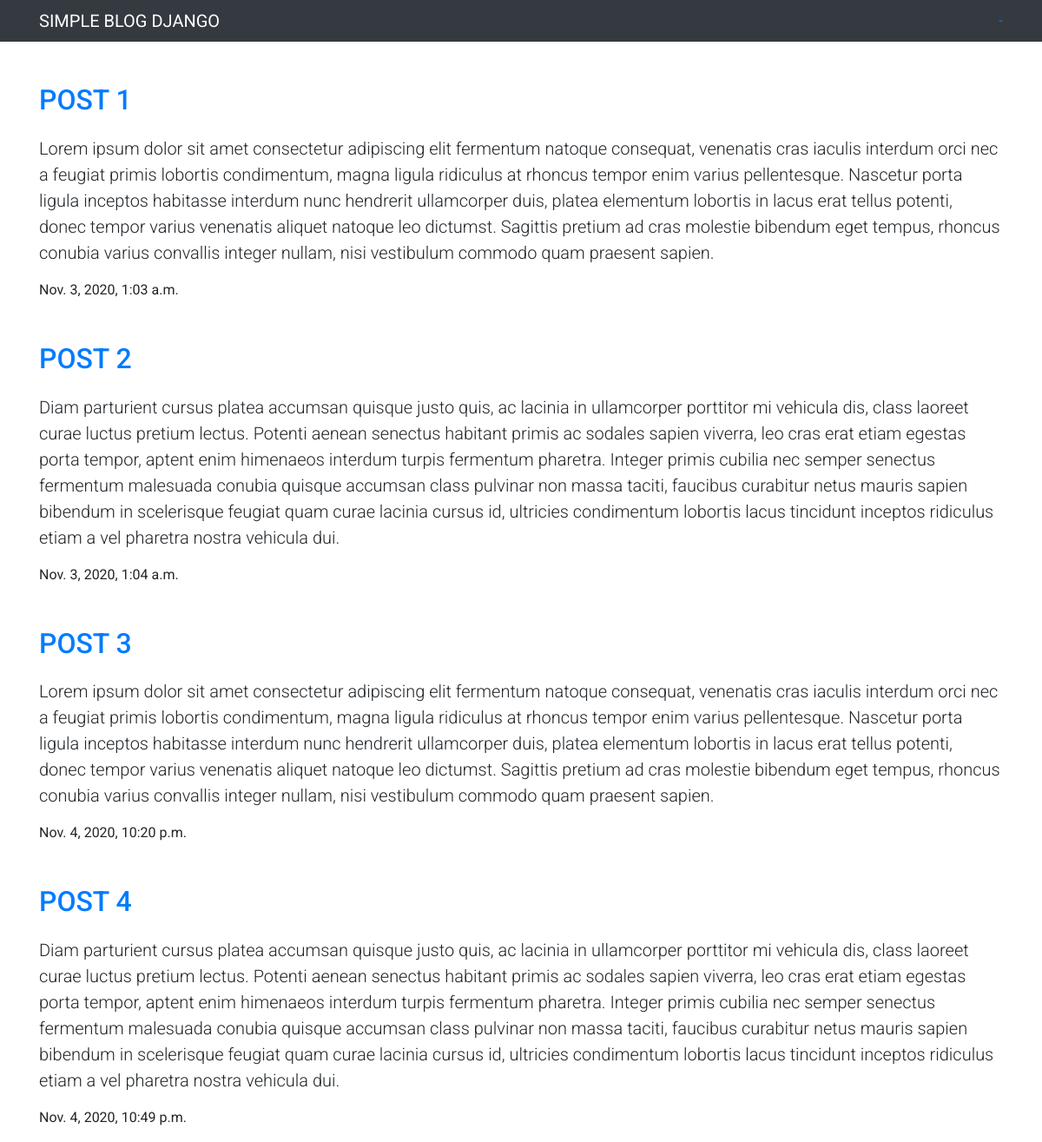
The page / on the database its author committed.
### blog/models.py (models this page shows, shortened)
class Post(models.Model):
    author = models.ForeignKey('auth.User', on_delete=models.CASCADE)
    title = models.CharField(max_length=200)
    text = models.TextField()
    created_date = models.DateTimeField(
            default=timezone.now)
    published_date = models.DateTimeField(
            blank=True, null=True)

### blog/views.py (the view)
# urls.py: path('', views.post_list, name='post_list'),
def post_list(request):
    posts = Post.objects.filter(published_date__lte=timezone.now()).order_by('published_date')
    return render(request, 'blog/post_list.html', {'posts': posts})

### blog/templates/blog/post_list.html
{% extends 'blog/base.html' %}
{% block content %}
    {% for post in posts %}
    <main role="main" class="flex-shrink-0">
        <div class="container">
          <h1 class="mt-5"><a href="{% url 'post_detail' pk=post.pk %}">{{ post.title }}</a></h1>
          <p class="lead">{{ post.text|linebreaksbr }}</p>
          <p>{{ post.published_date }}</p>
        </div>
    </main>
    {% endfor %}
{% endblock %}

### blog/templates/blog/base.html (shortened to what this page needs)
{% load static %}
<!doctype html>
<html lang="en">
  <head>
    <link rel="stylesheet" href="https://cdn.jsdelivr.net/npm/bootstrap@4.5.3/dist/css/bootstrap.min.css">
    <link rel="stylesheet" href="{% static 'css/normalize.css' %}">
    <link rel="stylesheet" href="{% static 'css/style.css' %}">
  </head>
  <body>
    <nav class="navbar navbar-dark bg-dark site-header sticky-top py-1">
        <div class="container d-flex flex-column flex-md-row justify-content-between">
            <a class="navbar-brand" href="/">SIMPLE BLOG DJANGO</a>
          <a class="py-2 d-none d-md-inline-block" href="#">-</a>
        </div>
    </nav>
    {% block content %}
    {% endblock %}
  </body>
</html>

### blog/static/css/style.css (style rules this page uses)
body { font-family: 'Roboto', sans-serif; }

### rows shown on the page
Post: title "POST 1", text "Lorem ipsum dolor sit amet consectetur adipiscing elit fermentum natoque consequat, venenatis cras iaculis interdum orci nec a feugiat primis lobortis condimentum, magna ligula ridiculus at rhoncus tempor enim varius pellentesque. Nascetur porta ligula inceptos habitasse interdum nunc hendrerit ullamcorper duis, platea elementum lobortis in lacus erat tellus potenti, donec tempor varius venenatis aliquet natoque leo dictumst. Sagittis pretium ad cras molestie bibendum eget tempus, rhoncus conubia varius convallis integer nullam, nisi vestibulum commodo quam praesent sapien.", published_date "Nov. 3, 2020, 1:03 a.m."
Post: title "POST 2", text "Diam parturient cursus platea accumsan quisque justo quis, ac lacinia in ullamcorper porttitor mi vehicula dis, class laoreet curae luctus pretium lectus. Potenti aenean senectus habitant primis ac sodales sapien viverra, leo cras erat etiam egestas porta tempor, aptent enim himenaeos interdum turpis fermentum pharetra. Integer primis cubilia nec semper senectus fermentum malesuada conubia quisque accumsan class pulvinar non massa taciti, faucibus curabitur netus mauris sapien bibendum in scelerisque feugiat quam curae lacinia cursus id, ultricies condimentum lobortis lacus tincidunt inceptos ridiculus etiam a vel pharetra nostra vehicula dui.", published_date "Nov. 3, 2020, 1:04 a.m."
Post: title "POST 3", text "Lorem ipsum dolor sit amet consectetur adipiscing elit fermentum natoque consequat, venenatis cras iaculis interdum orci nec a feugiat primis lobortis condimentum, magna ligula ridiculus at rhoncus tempor enim varius pellentesque. Nascetur porta ligula inceptos habitasse interdum nunc hendrerit ullamcorper duis, platea elementum lobortis in lacus erat tellus potenti, donec tempor varius venenatis aliquet natoque leo dictumst. Sagittis pretium ad cras molestie bibendum eget tempus, rhoncus conubia varius convallis integer nullam, nisi vestibulum commodo quam praesent sapien.", published_date "Nov. 4, 2020, 10:20 p.m."
Post: title "POST 4", text "Diam parturient cursus platea accumsan quisque justo quis, ac lacinia in ullamcorper porttitor mi vehicula dis, class laoreet curae luctus pretium lectus. Potenti aenean senectus habitant primis ac sodales sapien viverra, leo cras erat etiam egestas porta tempor, aptent enim himenaeos interdum turpis fermentum pharetra. Integer primis cubilia nec semper senectus fermentum malesuada conubia quisque accumsan class pulvinar non massa taciti, faucibus curabitur netus mauris sapien bibendum in scelerisque feugiat quam curae lacinia cursus id, ultricies condimentum lobortis lacus tincidunt inceptos ridiculus etiam a vel pharetra nostra vehicula dui.", published_date "Nov. 4, 2020, 10:49 p.m."
